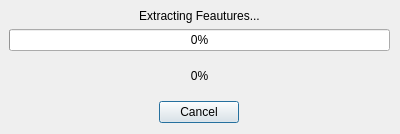
<?xml version="1.0" encoding="UTF-8"?>
<ui version="4.0">
 <class>Dialog</class>
 <widget class="QDialog" name="Dialog">
  <property name="geometry">
   <rect>
    <x>0</x>
    <y>0</y>
    <width>400</width>
    <height>134</height>
   </rect>
  </property>
  <property name="windowTitle">
   <string>Dialog</string>
  </property>
  <widget class="QWidget" name="verticalLayoutWidget">
   <property name="geometry">
    <rect>
     <x>9</x>
     <y>9</y>
     <width>381</width>
     <height>114</height>
    </rect>
   </property>
   <layout class="QVBoxLayout" name="verticalLayout">
    <item>
     <widget class="QLabel" name="stepLabel">
      <property name="sizePolicy">
       <sizepolicy hsizetype="Preferred" vsizetype="Fixed">
        <horstretch>0</horstretch>
        <verstretch>0</verstretch>
       </sizepolicy>
      </property>
      <property name="text">
       <string>Extracting Feautures...</string>
      </property>
      <property name="alignment">
       <set>Qt::AlignCenter</set>
      </property>
     </widget>
    </item>
    <item>
     <widget class="QProgressBar" name="progressBar">
      <property name="value">
       <number>0</number>
      </property>
     </widget>
    </item>
    <item>
     <widget class="QLabel" name="progressLabel">
      <property name="text">
       <string>0%</string>
      </property>
      <property name="alignment">
       <set>Qt::AlignCenter</set>
      </property>
     </widget>
    </item>
    <item alignment="Qt::AlignHCenter">
     <widget class="QPushButton" name="pushButton">
      <property name="enabled">
       <bool>true</bool>
      </property>
      <property name="sizePolicy">
       <sizepolicy hsizetype="Fixed" vsizetype="Fixed">
        <horstretch>0</horstretch>
        <verstretch>0</verstretch>
       </sizepolicy>
      </property>
      <property name="text">
       <string>Cancel</string>
      </property>
      <property name="flat">
       <bool>false</bool>
      </property>
     </widget>
    </item>
   </layout>
  </widget>
 </widget>
 <resources/>
 <connections/>
</ui>
